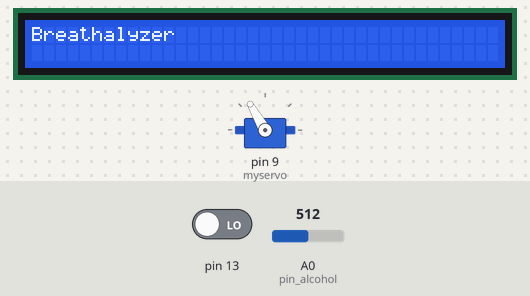
A sketch run on a simulated Arduino Uno, built with avr-gcc and run on an emulated ATmega328P. Shown: 39×2 character LCD, servo. The inputs (shaded band) are chosen by the test bench; at power-on: pin 13 LOW, A0 (pin_alcohol) = 512. What the sketch prints to the serial monitor is not drawn.

Above: at 4.2 s.
4.3 s: pin 13 driven HIGH
At 5.8 s:
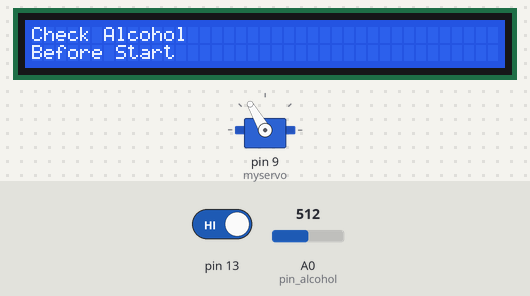
6.6 s: pin 13 driven LOW
At 8.9 s:
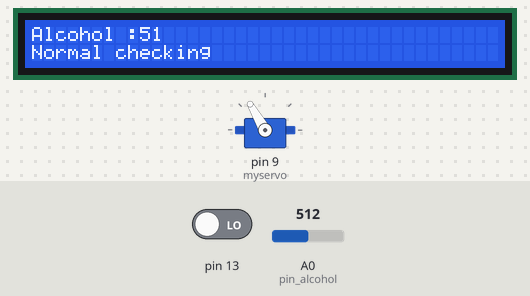
At 17.8 s:
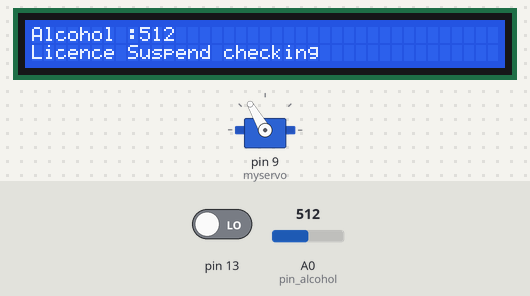
Timing chart, 0 to 19.3 s (numbered marks = the images above; inputs shaded):
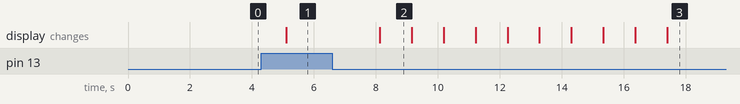

Measured:
- after the input at 4.3 s, the display: changes after 0.80 s (image 1)
- after the input at 6.6 s, the display: changes after 1.5 s (image 2)
- what the display in image 2 shows lasts 1.1 s, from 8.1 s to 9.2 s

The sketch:

alcoholLock.ino
```cpp
#include <Wire.h>
#include <Servo.h>
#include <LiquidCrystal_I2C.h>

LiquidCrystal_I2C lcd(0x27, 39, 2);
Servo myservo;
int pin_r = 10;
int pin_g = 9;
int pin_sensor = 3;
int pin_alcohol = A0;
int sum = 0;
int avg = 0;
int array [10];
String lcdResult;
boolean start2 = false;
int count = 0;


void setup() {

  pinMode(13, INPUT);

  lcd.begin();
  lcd.backlight();
  lcd.print("Breathalyzer");

  myservo.attach(9);
  myservo.write(120);

  Serial.begin(9600);

  delay(3000);
}

void loop() {

    int start = digitalRead(13);

    if(start == HIGH){
      lcd.clear();
      lcd.print("Check Alcohol");
      lcd.setCursor(0,1);
      lcd.print("Before Start");
      delay(2000);
      start2 = true;


    }
    if(start2 ==true && start == LOW){
      alco();
      lcd.clear();
      lcd.print("Alcohol :");
      lcd.print(avg);
      lcd.setCursor(0,1);
      lcd.print(lcdResult);
      lcd.print(" checking");
      count ++;
    }


    //시리얼 표시
    Serial.println("~~~~~~~~~~~~~~~");
    Serial.print("alcohol : ");
    Serial.println(avg);
    sum = 0 ;


    delay(1000);
    Serial.print(count);

    if(count >15){
      if (avg >= 800) {
      lcd.clear();
      lcd.print("Licence Revoke");

    } else if (avg >= 500 && avg < 800) {
      lcd.clear();
      lcd.print("Licence Suspend");

    } else if (avg < 500 && avg > 300) {
       lcd.clear();
       lcd.print("Warning");

    } else {
      lcd.clear();
      lcd.print("Engine Start");
      delay(1000);
      myservo.write(0);
    }
  }
}

void alco() {
  int alcohol = analogRead(pin_alcohol);
  //int result = map(alcohol, 0, 1023, 0, 255);


  //알콜지수 10초동안 평균 구하기
  array[9] = array[8];
  array[8] = array[7];
  array[7] = array[6];
  array[6] = array[5];
  array[5] = array[4];
  array[4] = array[3];
  array[3] = array[2];
  array[2] = array[1];
  array[1] = array[0];
  array[0] = alcohol;

  for (int i = 0; i < 10; i++) {
    sum = sum + array[i];
  }
  avg = sum / 10;


  //측정 결과 표시
  if (avg >= 800) {
    lcdResult = "Licence Revoke ";

  } else if (avg >= 500 && avg < 800) {
    lcdResult = "Licence Suspend";

  } else if (avg < 500 && avg > 300) {
    lcdResult = "Warning";

  } else {
    lcdResult = "Normal";

  }
}
```
